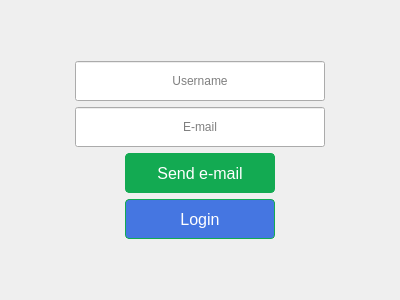
<?xml version="1.0" encoding="UTF-8"?>
<ui version="4.0">
 <class>ForgotPsw</class>
 <widget class="QDialog" name="ForgotPsw">
  <property name="geometry">
   <rect>
    <x>0</x>
    <y>0</y>
    <width>400</width>
    <height>300</height>
   </rect>
  </property>
  <property name="windowTitle">
   <string>Forgot password</string>
  </property>
  <layout class="QVBoxLayout" name="verticalLayout_2">
   <item>
    <layout class="QVBoxLayout" name="verticalLayout">
     <item>
      <layout class="QHBoxLayout" name="horizontalLayout">
       <item>
        <widget class="QLineEdit" name="lineEdit_username">
         <property name="minimumSize">
          <size>
           <width>200</width>
           <height>30</height>
          </size>
         </property>
         <property name="maximumSize">
          <size>
           <width>250</width>
           <height>40</height>
          </size>
         </property>
         <property name="alignment">
          <set>Qt::AlignCenter</set>
         </property>
         <property name="placeholderText">
          <string>Username</string>
         </property>
        </widget>
       </item>
      </layout>
     </item>
     <item>
      <layout class="QHBoxLayout" name="horizontalLayout_2">
       <item>
        <widget class="QLineEdit" name="lineEdit_email">
         <property name="minimumSize">
          <size>
           <width>200</width>
           <height>30</height>
          </size>
         </property>
         <property name="maximumSize">
          <size>
           <width>250</width>
           <height>40</height>
          </size>
         </property>
         <property name="alignment">
          <set>Qt::AlignCenter</set>
         </property>
         <property name="placeholderText">
          <string>E-mail</string>
         </property>
        </widget>
       </item>
      </layout>
     </item>
     <item alignment="Qt::AlignHCenter">
      <widget class="QPushButton" name="pushButton_submit">
       <property name="minimumSize">
        <size>
         <width>150</width>
         <height>40</height>
        </size>
       </property>
       <property name="maximumSize">
        <size>
         <width>200</width>
         <height>40</height>
        </size>
       </property>
       <property name="styleSheet">
        <string notr="true"> background-color: #13aa52;
  border: 1px solid #13aa52;
  border-radius: 4px;
  box-shadow: rgba(0, 0, 0, .1) 0 2px 4px 0;
  box-sizing: border-box;
  color: #fff;
  cursor: pointer;
  font-family: &quot;Akzidenz Grotesk BQ Medium&quot;, -apple-system, BlinkMacSystemFont, sans-serif;
  font-size: 16px;
  font-weight: 400;
  outline: none;
  outline: 0;
  padding: 10px 25px;
  text-align: center;
  transform: translateY(0);
  transition: transform 150ms, box-shadow 150ms;
  user-select: none;
  -webkit-user-select: none;
  touch-action: manipulation;
</string>
       </property>
       <property name="text">
        <string>Send e-mail</string>
       </property>
      </widget>
     </item>
     <item alignment="Qt::AlignHCenter">
      <widget class="QPushButton" name="pushButton">
       <property name="minimumSize">
        <size>
         <width>150</width>
         <height>40</height>
        </size>
       </property>
       <property name="maximumSize">
        <size>
         <width>200</width>
         <height>40</height>
        </size>
       </property>
       <property name="styleSheet">
        <string notr="true"> background-color: rgb(69, 118, 225);
  border: 1px solid #13aa52;
  border-radius: 4px;
  box-shadow: rgba(0, 0, 0, .1) 0 2px 4px 0;
  box-sizing: border-box;
  color: #fff;
  cursor: pointer;
  font-family: &quot;Akzidenz Grotesk BQ Medium&quot;, -apple-system, BlinkMacSystemFont, sans-serif;
  font-size: 16px;
  font-weight: 400;
  outline: none;
  outline: 0;
  padding: 10px 25px;
  text-align: center;
  transform: translateY(0);
  transition: transform 150ms, box-shadow 150ms;
  user-select: none;
  -webkit-user-select: none;
  touch-action: manipulation;
</string>
       </property>
       <property name="text">
        <string>Login</string>
       </property>
      </widget>
     </item>
    </layout>
   </item>
  </layout>
 </widget>
 <resources/>
 <connections/>
</ui>
